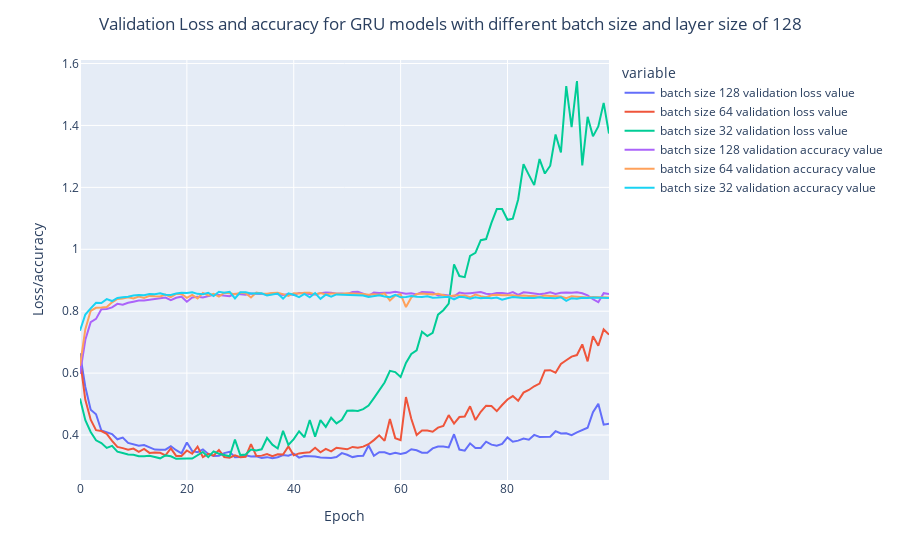

Notebook source saved alongside this figure:
### Markdown cell above
We proceed diving deeper in the other variables utlizing GRU models only.

### Code cell
import plotly.express as px
fig = px.line(x=range(0, len(history_128_GRU_128['val_loss'])), y=[history_128_GRU_128['val_loss'], history_128_GRU_64['val_loss'], history_128_GRU_32['val_loss'], history_128_GRU_128['val_accuracy'], history_128_GRU_64['val_accuracy'], history_128_GRU_32['val_accuracy']])
fig.data[0].name = "batch size 128 validation loss value"
fig.data[1].name = "batch size 64 validation loss value"
fig.data[2].name = "batch size 32 validation loss value"
fig.data[3].name = "batch size 128 validation accuracy value"
fig.data[4].name = "batch size 64 validation accuracy value"
fig.data[5].name = "batch size 32 validation accuracy value"
fig.layout.title.text = "Validation Loss and accuracy for GRU models with different batch size and layer size of 128"
fig.layout.title.x = .5
fig.layout.yaxis.title.text = "Loss/accuracy"
fig.layout.xaxis.title.text = "Epoch"

fig.show()
